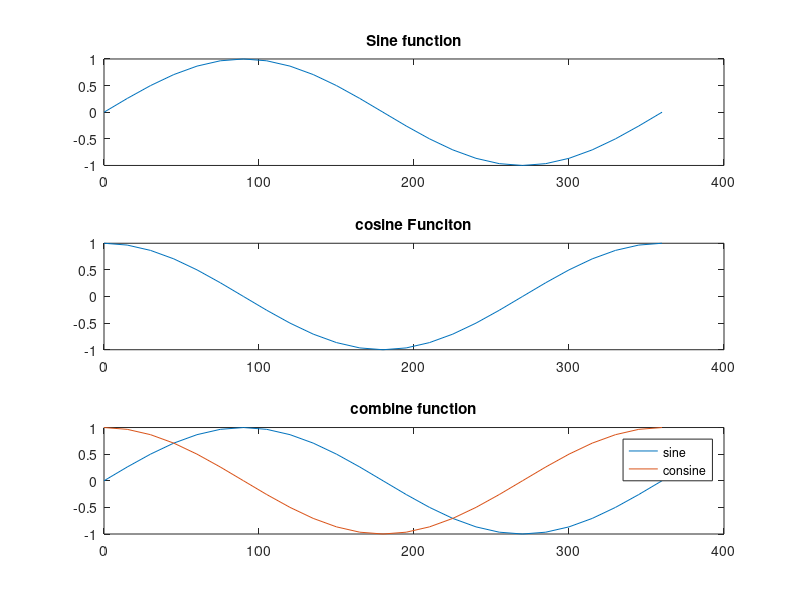

The MATLAB script that drew this image:
clc;
close all;
%{
plot(x)
plot(x,y)
plot(x1,y1 x2,y2, x3,y3.....xn,yn)
%}
%exampl-1:
% x=[1 2 3 4 5];
% y=[7 5 0 4 2];
% plot(x,y)
t=0:15:360;
x=sind(t);
y=cosd(t);          %Attribute can use LINE, COLOR, AND MARK SYTLE
% plot(t,x,'om',t,y,'c','linewidth',5); % 'r' used as attribute for red color
% % hold on; %showing 2 plot in single figure 'hold on'
% title('sine and cos graph','fontsize',32);
% xlabel('time \rightarrow','fontsize',16)
% ylabel('sin & and \rightarrow','fontsize',16)
% text(180,0,'\leftarrow this a text','fontsize',32)
% grid minor; %'grid on/minor' for showing grid
% figure('name','kuddus','color','m'); %for adding new when one already has.
% plot(t,y);

%subploting: when we have plot many single plot in figure
%subplot(HowManyRow,HowManyCol,position)
subplot(3,1,1);
plot(t,x)
title('Sine function')
subplot(3,1,2);
plot(t,y);
title('cosine Funciton');
subplot(3,1,3)
plot(t,x)
hold on;
plot(t,y)
title('combine function')
legend('sine','consine')



